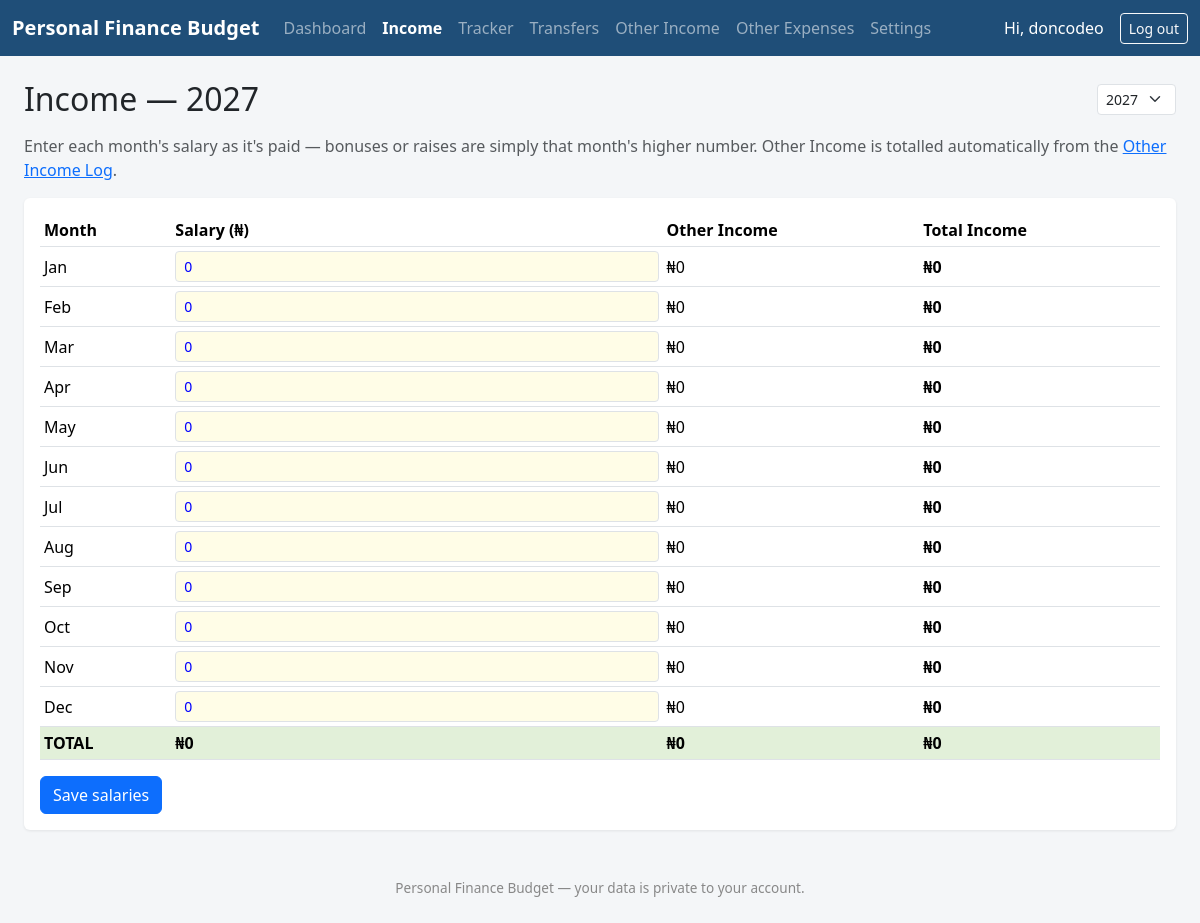
/income.php (signed in), run on the app's committed database.
### tables this page shows
CREATE TABLE users (
            id INTEGER PRIMARY KEY AUTOINCREMENT,
            username TEXT UNIQUE NOT NULL,
            password_hash TEXT NOT NULL,
            currency_symbol TEXT NOT NULL DEFAULT '₦',
            created_at TEXT NOT NULL DEFAULT (datetime('now'))
        );

### src/db.php (called while the page is built, shortened)
<?php
function get_db(): PDO
{
    static $pdo = null;
    if ($pdo !== null) {
        return $pdo;
    }
    $pdo = new PDO('sqlite:' . DB_PATH);
    $pdo->setAttribute(PDO::ATTR_ERRMODE, PDO::ERRMODE_EXCEPTION);
    $pdo->exec('PRAGMA foreign_keys = ON');
    return $pdo;
}

### src/auth.php (called while the page is built, shortened)
<?php
function current_user(): ?array
{
    $stmt = get_db()->prepare('SELECT id, username, currency_symbol FROM users WHERE id = ?');
    $stmt->execute([$_SESSION['user_id']]);
    $row = $stmt->fetch(PDO::FETCH_ASSOC);
    $user = $row;
    return $user;
}
function require_login(): array
{
    $user = current_user();
    return $user;
}

### src/helpers.php (called while the page is built, shortened)
<?php
function fmt_money(float $amount, string $symbol = '₦'): string
{
    return $symbol . number_format($amount, 0);
}
function h(?string $s): string
{
    return htmlspecialchars($s ?? '', ENT_QUOTES);
}
function get_years(PDO $pdo, int $userId): array
{
    $stmt = $pdo->prepare('SELECT year FROM years WHERE user_id = ? ORDER BY year DESC');
    $stmt->execute([$userId]);
    return array_map('intval', array_column($stmt->fetchAll(PDO::FETCH_ASSOC), 'year'));
}
function get_other_income_total(PDO $pdo, int $userId, int $year, string $month): float
{
    $stmt = $pdo->prepare('SELECT COALESCE(SUM(amount),0) FROM other_income WHERE user_id = ? AND year = ? AND month = ?');
    $stmt->execute([$userId, $year, $month]);
    return (float)$stmt->fetchColumn();
}

### public/income.php (the view, shortened to what this page needs)
<?php
require __DIR__ . '/../src/db.php';
require __DIR__ . '/../src/auth.php';
require __DIR__ . '/../src/helpers.php';
$user = require_login();
$pdo = get_db();
$userId = (int)$user['id'];
$symbol = $user['currency_symbol'];
$years = get_years($pdo, $userId);
$selectedYear = (int)($_GET['year'] ?? $years[0]);
$stmt = $pdo->prepare('SELECT month, salary FROM income WHERE user_id=? AND year=?');
$stmt->execute([$userId, $selectedYear]);
$salaries = array_column($stmt->fetchAll(PDO::FETCH_ASSOC), 'salary', 'month');
$otherByMonth = [];
foreach (MONTHS as $m) {
    $otherByMonth[$m] = get_other_income_total($pdo, $userId, $selectedYear, $m);
}
$activePage = 'income';
require __DIR__ . '/../src/layout_header.php';
?>
<div class="d-flex justify-content-between align-items-center mb-3">
  <h2 class="mb-0">Income — <?= $selectedYear ?></h2>
  <form method="get" class="d-flex gap-2">
    <select name="year" class="form-select form-select-sm" onchange="this.form.submit()">
      <?php foreach ($years as $y): ?>
        <option value="<?= $y ?>" <?= $y === $selectedYear ? 'selected' : '' ?>><?= $y ?></option>
      <?php endforeach; ?>
    </select>
  </form>
</div>
<p class="text-muted">Enter each month's salary as it's paid — bonuses or raises are simply that month's higher number.
Other Income is totalled automatically from the <a href="other_income.php">Other Income Log</a>.</p>
<div class="card p-3">
  <form method="post">
    <div class="table-responsive">
      <table class="table table-sm align-middle">
        <thead><tr><th>Month</th><th>Salary (<?= h($symbol) ?>)</th><th>Other Income</th><th>Total Income</th></tr></thead>
        <tbody>
        <?php $totalSalary = 0; $totalOther = 0; foreach (MONTHS as $m): $sal = (float)($salaries[$m] ?? 0); $oth = $otherByMonth[$m]; $totalSalary += $sal; $totalOther += $oth; ?>
          <tr>
            <td><?= $m ?></td>
            <td><input type="number" step="0.01" min="0" name="salary[<?= $m ?>]" class="form-control form-control-sm input-cell" value="<?= h((string)$sal) ?>"></td>
            <td><?= fmt_money($oth, $symbol) ?></td>
            <td class="fw-semibold"><?= fmt_money($sal + $oth, $symbol) ?></td>
          </tr>
        <?php endforeach; ?>
        </tbody>
        <tfoot>
          <tr class="total-row">
            <td>TOTAL</td>
            <td><?= fmt_money($totalSalary, $symbol) ?></td>
            <td><?= fmt_money($totalOther, $symbol) ?></td>
            <td><?= fmt_money($totalSalary + $totalOther, $symbol) ?></td>
          </tr>
        </tfoot>
      </table>
    </div>
    <button class="btn btn-primary" type="submit">Save salaries</button>
  </form>
</div>
<?php require __DIR__ . '/../src/layout_footer.php'; ?>

### src/layout_header.php (shortened to what this page needs)
<?php
$activePage = $activePage ?? '';
?>
<!DOCTYPE html>
<html lang="en">
<head>
<link href="https://cdn.jsdelivr.net/npm/bootstrap@5.3.3/dist/css/bootstrap.min.css" rel="stylesheet">
</head>
<body>
<?php if ($user): ?>
<nav class="navbar navbar-expand-lg navbar-dark" style="background-color:#1f4e78;">
  <div class="container-fluid">
    <a class="navbar-brand" href="dashboard.php"><?= h(APP_NAME) ?></a>
    <div class="collapse navbar-collapse" id="nav">
      <ul class="navbar-nav me-auto">
        <li class="nav-item"><a class="nav-link <?= $activePage==='dashboard'?'active fw-bold':'' ?>" href="dashboard.php">Dashboard</a></li>
        <li class="nav-item"><a class="nav-link <?= $activePage==='income'?'active fw-bold':'' ?>" href="income.php">Income</a></li>
        <li class="nav-item"><a class="nav-link <?= $activePage==='tracker'?'active fw-bold':'' ?>" href="tracker.php">Tracker</a></li>
        <li class="nav-item"><a class="nav-link <?= $activePage==='transfers'?'active fw-bold':'' ?>" href="transfers.php">Transfers</a></li>
        <li class="nav-item"><a class="nav-link <?= $activePage==='other_income'?'active fw-bold':'' ?>" href="other_income.php">Other Income</a></li>
        <li class="nav-item"><a class="nav-link <?= $activePage==='other_expenses'?'active fw-bold':'' ?>" href="other_expenses.php">Other Expenses</a></li>
        <li class="nav-item"><a class="nav-link <?= $activePage==='settings'?'active fw-bold':'' ?>" href="settings.php">Settings</a></li>
      </ul>
      <span class="navbar-text text-white me-3">Hi, <?= h($user['username']) ?></span>
      <a class="btn btn-sm btn-outline-light" href="logout.php">Log out</a>
    </div>
  </div>
</nav>
<?php endif; ?>
<div class="container-fluid py-4 px-4">

### src/layout_header.php (style rules this page uses)
body { background-color: #f4f6f8; }
.navbar-brand { font-weight: 600; }
.card { border: none; box-shadow: 0 1px 3px rgba(0,0,0,.08); }
.total-row td { background-color: #e2f0d9; font-weight: 700; }
th { background-color: #1f4e78; color: #fff; }
.input-cell { color: #0000ff; background-color: #fffde7; }

### data on the page
users: username "doncodeo", currency_symbol "₦", currency_symbol "₦0", fmt_money($sal + $oth, $symbol) "₦0", fmt_money($totalSalary + $totalOther, $symbol) "₦0"

### other printed values
APP_NAME "Personal Finance Budget"
$selectedYear "2027"
$m "Jan"
$m "Feb"
$m "Mar"
$m "Apr"
$m "May"
$m "Jun"
$m "Jul"
$m "Aug"
$m "Sep"
$m "Oct"
$m "Nov"
$m "Dec"
form field year "2027"
